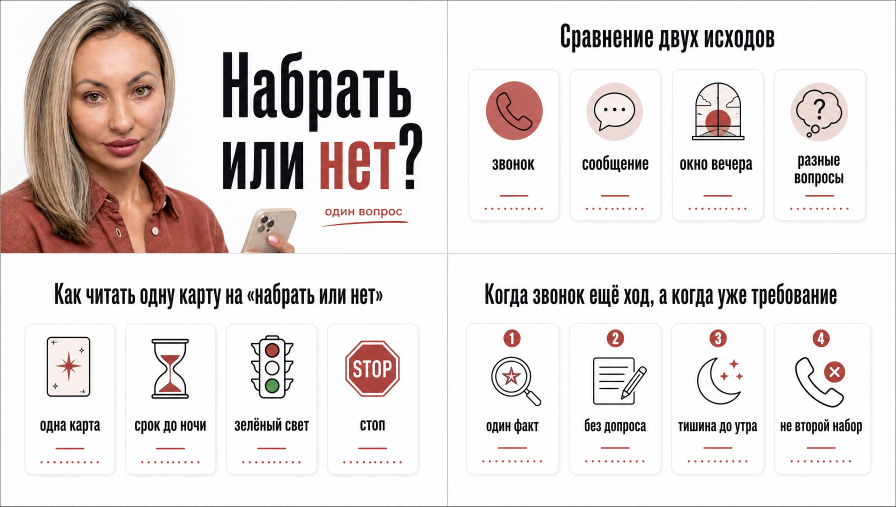
#> input picture articles/B10-stoit-li-zvonit-emu-segodnya-vecherom/cover/canvas-quad.png, 2688 x 1520 px, found by its file name (shown at 1/3 size)
$ python excalibur_blog_b03_inline01_dates.py
#> lines starting #> are read from the running program, lines starting #| are printed output that depends on the picture
#> in draw_panel, `img = Image.new("RGB", (width, height), BG)`: img: PIL image 2048x1152 RGB; every value is 255
#!/usr/bin/env python3
"""Rebuild B03 inline-01 from article.html numbers, then restitch the 2K quad.

Owner-requested fact fix: Kie drew 17.08.1990 with both methods = 8.
Canon date from article.html: 17.06.1995 → parts 2, stream 11.
Does not rewrite article.html. Does not publish.
"""

from __future__ import annotations

import json
import sys
from pathlib import Path

from PIL import Image, ImageDraw, ImageFont

from image_validate import validate_image_file

ROOT = Path(__file__).resolve().parents[1]
ARTICLE = ROOT / "memory/blog/articles/B03-shodyatsya-li-vashi-daty-v-otnosheniyah"
COVER = ARTICLE / "cover"
CANVAS = COVER / "canvas-quad.png"
INLINE = COVER / "inline-01.png"
GATE = COVER / "inline-01-facts-gate.json"

DATE = "17.06.1995"
PARTS_FINAL = 2
STREAM_FINALS = 11
BG = (255, 255, 255)
INK = (26, 20, 20)
ACCENT = (139, 58, 58)
LINE = (210, 210, 210)
BOX = (248, 248, 248)
BOX_EDGE = (30, 24, 24)

FONTS = (
    "/usr/share/fonts/truetype/dejavu/DejaVuSans-Bold.ttf",
    "/usr/share/fonts/truetype/liberation/LiberationSans-Bold.ttf",
    "/usr/share/fonts/truetype/dejavu/DejaVuSans.ttf",
)
FONTS_REG = (
    "/usr/share/fonts/truetype/dejavu/DejaVuSans.ttf",
    "/usr/share/fonts/truetype/liberation/LiberationSans-Regular.ttf",
)


def font(size: int, bold: bool = False) -> ImageFont.FreeTypeFont:
#> called with size = 42, bold = True
    paths = FONTS if bold else FONTS_REG
    for path in paths:
        if Path(path).is_file():
            return ImageFont.truetype(path, size)
    return ImageFont.load_default()


def text_size(draw: ImageDraw.ImageDraw, text: str, fnt: ImageFont.FreeTypeFont) -> tuple[int, int]:
    box = draw.textbbox((0, 0), text, font=fnt)
    return box[2] - box[0], box[3] - box[1]


def center_text(
    draw: ImageDraw.ImageDraw,
    xy: tuple[int, int, int, int],
    text: str,
    fnt: ImageFont.FreeTypeFont,
    fill: tuple[int, int, int],
) -> None:
    x0, y0, x1, y1 = xy
    tw, th = text_size(draw, text, fnt)
    draw.text((x0 + (x1 - x0 - tw) // 2, y0 + (y1 - y0 - th) // 2), text, font=fnt, fill=fill)


def rounded(draw: ImageDraw.ImageDraw, xy, fill, outline, radius: int = 10, width: int = 2) -> None:
    draw.rounded_rectangle(xy, radius=radius, fill=fill, outline=outline, width=width)


def arrow(draw: ImageDraw.ImageDraw, x0: int, y: int, x1: int) -> None:
    draw.line((x0, y, x1 - 8, y), fill=INK, width=3)
    draw.polygon([(x1, y), (x1 - 12, y - 6), (x1 - 12, y + 6)], fill=INK)


def draw_panel(width: int = 2048, height: int = 1152) -> Image.Image:
    if PARTS_FINAL == STREAM_FINALS:
        raise SystemExit("refusing to draw identical finals — thesis breaks")
    img = Image.new("RGB", (width, height), BG)
    draw = ImageDraw.Draw(img)

    title_f = font(42, bold=True)
    label_f = font(28, bold=True)
    body_f = font(26)
    small_f = font(22)
    num_f = font(48, bold=True)
    circle_f = font(56, bold=True)

    title = "КАК ОДНА ДАТА РОЖДЕНИЯ ДАЁТ ДВА РАЗНЫХ ЧИСЛА"
    tw, th = text_size(draw, title, title_f)
#> tw = 1363; th = 46
    draw.text(((width - tw) // 2, 36), title, font=title_f, fill=INK)

    top = 118
    bottom = height - 40
    gutter = 22
    cols = [28]
    # date | parts | stream | two numbers
    widths = [300, 610, 610, 400]
    x = 28
    for w in widths:
        cols.append(x + w)
        x += w + gutter

    # vertical rules between methods and result
    for gx in (cols[2] - gutter // 2, cols[3] - gutter // 2):
        draw.line((gx, top + 10, gx, bottom - 10), fill=LINE, width=2)

    # --- col 0: one date ---
    x0, x1 = cols[0], cols[1]
    center_text(draw, (x0, top, x1, top + 48), "одна дата", label_f, ACCENT)
    cal = (x0 + 40, top + 90, x1 - 40, top + 320)
    rounded(draw, cal, BOX, BOX_EDGE, radius=16)
    # calendar header
    draw.rectangle((cal[0], cal[1], cal[2], cal[1] + 54), fill=ACCENT)
    center_text(draw, (cal[0], cal[1], cal[2], cal[1] + 54), "июнь", font(24, bold=True), (255, 255, 255))
    center_text(draw, (cal[0], cal[1] + 70, cal[2], cal[3] - 20), DATE, font(36, bold=True), INK)
    arrow(draw, x1 - 8, (top + bottom) // 2, cols[1] + 16)

    # --- col 1: parts ---
    p0, p1 = cols[1], cols[2]
    center_text(draw, (p0, top, p1, top + 48), "сложение по частям", label_f, ACCENT)
    lines = [
        "день  1 + 7 = 8",
        "месяц  6",
        "год  1 + 9 + 9 + 5 = 24  →  6",
        "8 + 6 + 6 = 20  →  2",
    ]
    y = top + 80
    for line in lines:
        box = (p0 + 16, y, p1 - 16, y + 70)
        rounded(draw, box, BOX, BOX_EDGE, radius=10)
        center_text(draw, box, line, body_f, INK)
        y += 86
#> after the loop, y = 542
    fin1 = (p0 + 180, y + 10, p1 - 180, y + 130)
#> fin1 = (508, 552, 780, 672)
    draw.ellipse(fin1, outline=INK, width=4)
    center_text(draw, fin1, str(PARTS_FINAL), num_f, INK)

    # --- col 2: stream ---
    s0, s1 = cols[2], cols[3]
    center_text(draw, (s0, top, s1, top + 48), "сплошной поток цифр", label_f, ACCENT)
    stream_lines = [
        "1 + 7 + 0 + 6 + 1 + 9 + 9 + 5",
        "= 38  →  11",
        "мастер-число, не сводить к 2",
    ]
    y = top + 100
    for i, line in enumerate(stream_lines):
        box = (s0 + 16, y, s1 - 16, y + 78)
        rounded(draw, box, BOX, BOX_EDGE, radius=10)
        fill = ACCENT if i == 2 else INK
        fnt = small_f if i == 2 else body_f
        center_text(draw, box, line, fnt, fill)
        y += 94
#> after the loop, y = 500
    fin2 = (s0 + 180, y + 10, s1 - 180, y + 130)
#> fin2 = (1140, 510, 1412, 630)
    draw.ellipse(fin2, outline=ACCENT, width=5)
    center_text(draw, fin2, str(STREAM_FINALS), num_f, ACCENT)

    # --- col 3: two different numbers ---
    r0, r1 = cols[3], cols[4]
    center_text(draw, (r0, top, r1, top + 70), "два разных числа", label_f, ACCENT)
    c1 = (r0 + 90, top + 140, r1 - 90, top + 360)
    c2 = (r0 + 90, top + 430, r1 - 90, top + 650)
    draw.ellipse(c1, outline=INK, width=6)
    draw.ellipse(c2, outline=ACCENT, width=6)
    center_text(draw, c1, str(PARTS_FINAL), circle_f, INK)
    center_text(draw, c2, str(STREAM_FINALS), circle_f, ACCENT)
    mid_y = (c1[3] + c2[1]) // 2
    draw.line((r0 + 70, mid_y, r1 - 70, mid_y), fill=LINE, width=2)

    return img


def stitch_canvas(panel_1024: Image.Image) -> None:
    canvas = Image.open(CANVAS).convert("RGB")
    if canvas.size != (2048, 1152):
        raise SystemExit(f"unexpected canvas size {canvas.size}, need 2048x1152")
    if panel_1024.size != (1024, 576):
        panel_1024 = panel_1024.resize((1024, 576), Image.Resampling.LANCZOS)
    canvas.paste(panel_1024, (1024, 0))
    # keep white seam look: 4px white crosshair at mechanical center
    draw = ImageDraw.Draw(canvas)
    draw.line((0, 576, 2048, 576), fill=BG, width=4)
    draw.line((1024, 0, 1024, 1152), fill=BG, width=4)
    canvas.save(CANVAS, format="PNG", optimize=True)


def write_gate(status: str, errors: list[str]) -> None:
    payload = {
        "gate": "inline-01-facts",
        "status": status,
        "date": DATE,
        "parts_final": PARTS_FINAL,
        "stream_final": STREAM_FINALS,
        "must_differ": True,
        "source": "article.html 17 июня 1995",
        "errors": errors,
    }
    GATE.write_text(json.dumps(payload, ensure_ascii=False, indent=2) + "\n", encoding="utf-8")


def verify_drawn(panel: Image.Image) -> list[str]:
    errors: list[str] = []
    if PARTS_FINAL == STREAM_FINALS:
        errors.append("finals are identical")
    if {PARTS_FINAL, STREAM_FINALS} != {2, 11}:
        errors.append("finals must be 2 and 11")
    if DATE != "17.06.1995":
        errors.append("date must be 17.06.1995")
    errors.extend(validate_image_file(INLINE) if INLINE.is_file() else ["inline-01 missing"])
    errors.extend(validate_image_file(CANVAS) if CANVAS.is_file() else ["canvas missing"])
    # old wrong date must not be encoded as the only calendar string
    _ = panel
    return errors


def main() -> int:
    hi = draw_panel(2048, 1152)
    cell = hi.resize((1024, 576), Image.Resampling.LANCZOS)
    stitch_canvas(cell)
    return 0


if __name__ == "__main__":
    try:
        hi = draw_panel(2048, 1152)
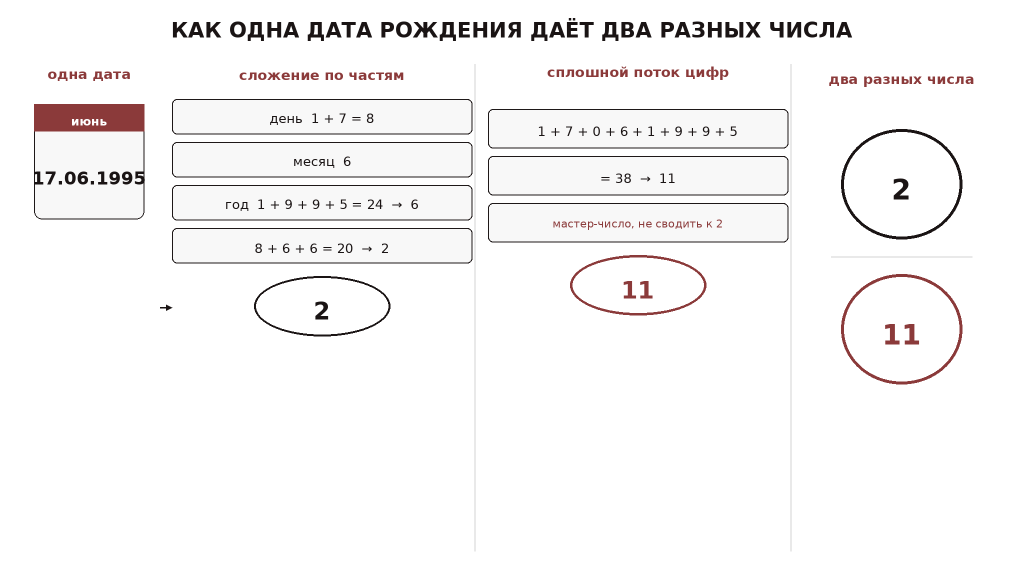
#> hi: PIL image 2048x1152 RGB (shown at 1/2 size); mean R, G, B 247, 245.8, 245.8
        cell = hi.resize((1024, 576), Image.Resampling.LANCZOS)
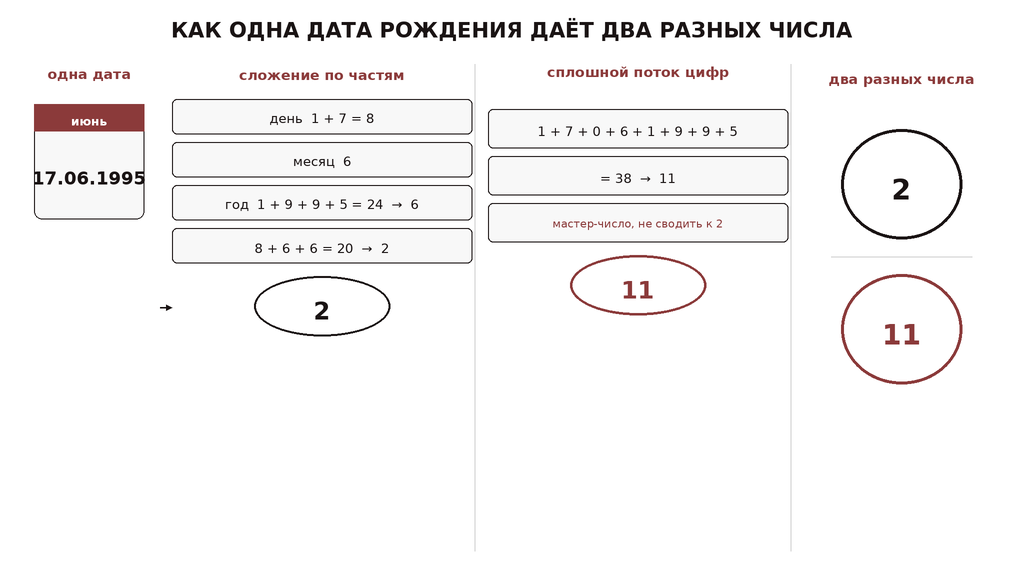
#> cell: PIL image 1024x576 RGB; mean R, G, B 246.7, 245.4, 245.4
        stitch_canvas(cell)
#> in stitch_canvas, canvas is the input picture: PIL image 2688x1520 RGB; mean R, G, B 229.3, 222.5, 220.8
#> (the run stopped early here; a loop or call above may not have finished)
